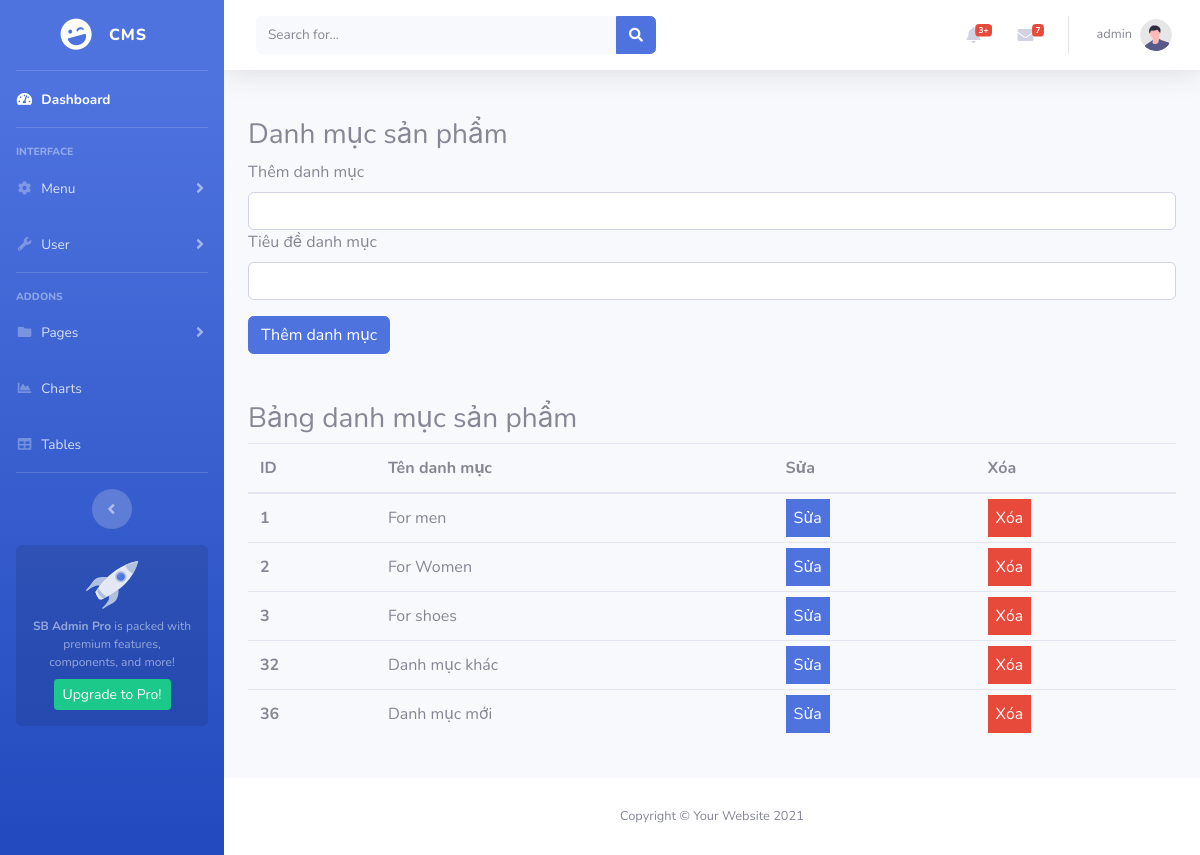
The app's page /admin/index.php?act=quanlydanhmuc (signed in) with its own data.
### tables this page shows
CREATE TABLE `tbl_danhmuc` (
  `id` int(3) NOT NULL,
  `tendanhmuc` varchar(100) NOT NULL,
  `tieude` varchar(50) NOT NULL,
  `home` tinyint(1) NOT NULL DEFAULT 1
);

### admin/model/category.php (called while the page is built, shortened)
<?php
function get_all_cates()
{
    try {
        $conn = connectdb();
        $conn->setAttribute(PDO::ATTR_ERRMODE, PDO::ERRMODE_EXCEPTION);
        $stmt = $conn->prepare("SELECT * FROM tbl_danhmuc");
        $stmt->execute();
        $stmt->setFetchMode(PDO::FETCH_ASSOC);
        $result = $stmt->fetchAll();
        return $result;
    } catch (PDOException $e) {
        echo "Error: " . $e->getMessage();
    }
}

### admin/view/pages/category-page.php (the view, shortened to what this page needs)
<div class="container p-4">
    <h3 class="title">Danh mục sản phẩm</h3>
    <form method="post" action="./index.php?act=addcate">
        <div class="form-group">
            <label for="exampleInputEmail1">Thêm danh mục</label>
            <input type="text" name="catename" class="form-control" id="exampleInputEmail1"
                aria-describedby="emailHelp">
            <label for="exampleInputEmail2">Tiêu đề danh mục</label>
            <input type="text" name="catetitle" class="form-control" id="exampleInputEmail2"
                aria-describedby="emailHelp">
        </div>
        <input type="submit" name="addcatebtn" value="Thêm danh mục" class="btn btn-primary" />
    </form>
    <h3 class="title mt-5">Bảng danh mục sản phẩm</h3>
    <table class="table table-hover">
        <thead>
            <tr>
                <th scope="col">ID</th>
                <th scope="col">Tên danh mục</th>
                <th scope="col">Sửa</th>
                <th scope="col">Xóa</th>
            </tr>
        </thead>
        <tbody>
            <?php
$cate_list = get_all_cates();
foreach ($cate_list as $cate_item) {
    echo '
                <tr>
                    <th scope="row">' . $cate_item['id'] . '</th>
                    <td>' . $cate_item['tendanhmuc'] . '</td>
                    <td><a class="bg-primary text-white p-2" href="index.php?act=editcate&id=' . $cate_item['id'] . '">Sửa</a></td>
                    <td><a class="bg-danger text-white p-2" href="index.php?act=deletecate&id=' . $cate_item['id'] . '">Xóa</a></td>
                </tr>
                ';
}
?>
        </tbody>
    </table>
</div>

### records on screen
tbl_danhmuc: id "1", tendanhmuc "For men"
tbl_danhmuc: id "2", tendanhmuc "For Women"
tbl_danhmuc: id "3", tendanhmuc "For shoes"
tbl_danhmuc: id "32", tendanhmuc "Danh mục khác"
tbl_danhmuc: id "36", tendanhmuc "Danh mục mới"

### other values on screen
$_SESSION['username'] "admin"
